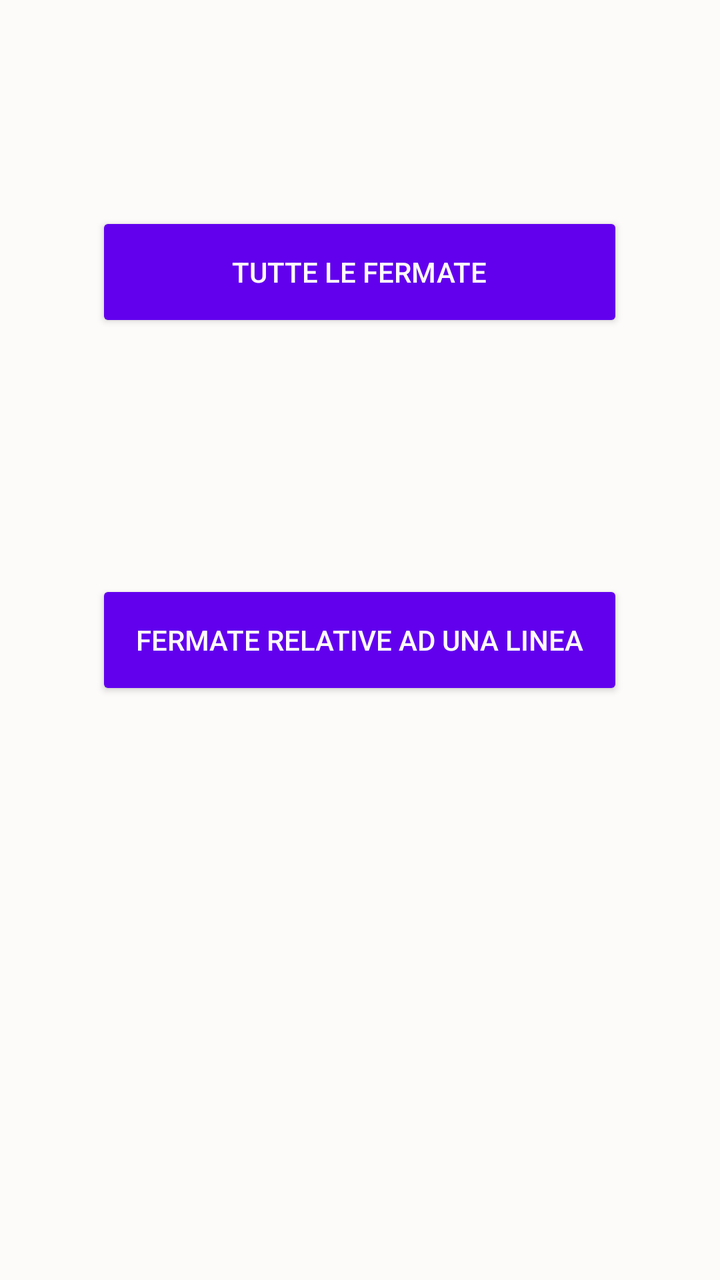
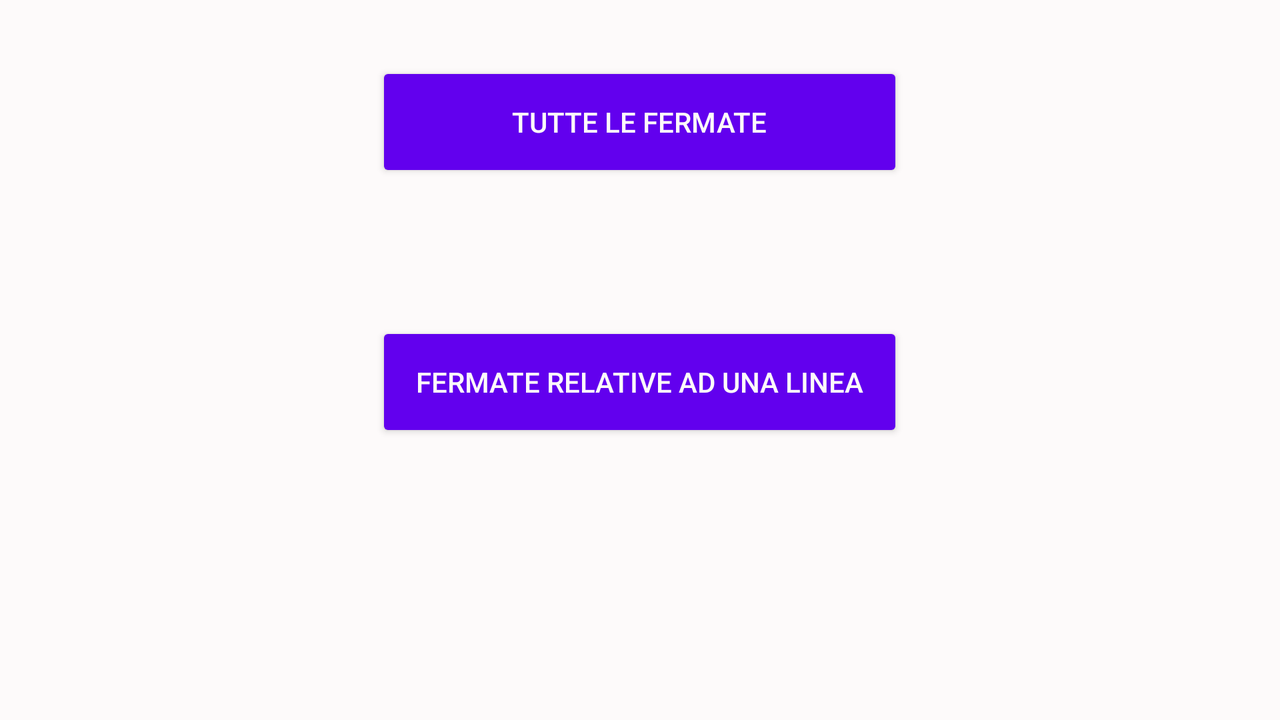

Compare how this app lays out the same screen by default and in its alternative resource folder. The renders come first, then the two layout files and the values they reference.
<!-- AndroidManifest.xml: fallback theme Theme.MaterialComponents.DayNight.NoActionBar -->
<!-- res/layout/content_selection.xml -->
<?xml version="1.0" encoding="utf-8"?>
<RelativeLayout xmlns:android="http://schemas.android.com/apk/res/android"
    xmlns:app="http://schemas.android.com/apk/res-auto"
    xmlns:tools="http://schemas.android.com/tools"
    android:id="@+id/content_selection"
    android:layout_width="match_parent"
    android:layout_height="match_parent"
    android:paddingBottom="@dimen/activity_vertical_margin"
    android:paddingLeft="@dimen/activity_horizontal_margin"
    android:paddingRight="@dimen/activity_horizontal_margin"
    android:paddingTop="@dimen/activity_vertical_margin"
    app:layout_behavior="@string/appbar_scrolling_view_behavior"
    tools:context=".maps2.SelectionActivity"
    tools:showIn="@layout/activity_selection"
    android:background="@color/back">

    <Button
        android:text="@string/allBusStop"
        android:layout_width="wrap_content"
        android:layout_height="wrap_content"
        android:layout_marginTop="112dp"
        android:id="@+id/btnAllBusStops"
        android:background="@drawable/buttonshape"
        android:layout_alignLeft="@+id/btnOnlyLines"
        android:layout_alignStart="@+id/btnOnlyLines"
        android:layout_alignRight="@+id/btnOnlyLines"
        android:layout_alignEnd="@+id/btnOnlyLines"
        android:textAppearance="@android:style/TextAppearance.Material.Widget.Button"
        android:textSize="14sp"
        android:textColor="@color/back" />

    <Button
        android:text="@string/onlyLIne"
        android:layout_width="wrap_content"
        android:layout_height="wrap_content"
        android:id="@+id/btnOnlyLines"
        android:background="@drawable/buttonshape"
        android:layout_centerVertical="true"
        android:layout_centerHorizontal="true"
        android:textAppearance="@android:style/TextAppearance.Material.Widget.Button"
        android:textColor="@color/back" />

</RelativeLayout>
<!-- res/layout/activity_selection.xml (included above) -->
<?xml version="1.0" encoding="utf-8"?>
<android.support.design.widget.CoordinatorLayout
    xmlns:android="http://schemas.android.com/apk/res/android"
    xmlns:app="http://schemas.android.com/apk/res-auto"
    xmlns:tools="http://schemas.android.com/tools"
    android:layout_width="match_parent"
    android:layout_height="match_parent"
    android:fitsSystemWindows="true"
    tools:context=".maps2.SelectionActivity">

    <android.support.design.widget.AppBarLayout
        android:layout_width="match_parent"
        android:layout_height="wrap_content"
        android:theme="@style/AppTheme.AppBarOverlay">

        <android.support.v7.widget.Toolbar
            android:id="@+id/toolbar"
            android:layout_width="match_parent"
            android:layout_height="?attr/actionBarSize"
            android:background="@color/colorPrimary"
            app:popupTheme="@style/AppTheme.PopupOverlay"
            app:contentInsetStartWithNavigation="0dp">

            <TextView
                android:layout_width="wrap_content"
                android:layout_height="wrap_content"
                android:text="@string/selectionMaps"
                android:paddingLeft="15dp"
                android:textAppearance="@android:style/TextAppearance.Material.Widget.Toolbar.Title"
                android:textSize="18sp" />


        </android.support.v7.widget.Toolbar>

    </android.support.design.widget.AppBarLayout>

    <include layout="@layout/content_selection" />


</android.support.design.widget.CoordinatorLayout>
<!-- resources referenced by this layout -->
<resources>
  <color name="back">#fdfafa</color>
  <color name="colorPrimary">#0277bd</color>
  <!-- drawable buttonshape (drawable) -->
  <?xml version="1.0" encoding="utf-8"?>
  <shape xmlns:android="http://schemas.android.com/apk/res/android" android:shape="rectangle" >
  
      <solid
          android:color="@color/colorPrimary"
          />
      <corners
          android:topLeftRadius="2dp"
          android:topRightRadius="2dp"
          android:bottomLeftRadius="2dp"
          android:bottomRightRadius="2dp"
      />
      <padding
          android:left="16dp"
          android:right="16dp"
      />
  
  </shape>
  <string name="allBusStop">Tutte le fermate</string>
  <string name="onlyLIne">Fermate relative ad una linea </string>
  <string name="selectionMaps">Indica cosa visualizzare sulla mappa</string>
  <style name="AppTheme.AppBarOverlay" parent="ThemeOverlay.AppCompat.Dark.ActionBar" />
  <style name="AppTheme.PopupOverlay" parent="ThemeOverlay.AppCompat.Light" />
</resources>
<!-- res/layout-land/content_selection.xml (the repository's variant of the layout above) -->
<!-- drawn on the phone turned sideways -->
<?xml version="1.0" encoding="utf-8"?>
<RelativeLayout xmlns:android="http://schemas.android.com/apk/res/android"
    xmlns:app="http://schemas.android.com/apk/res-auto"
    xmlns:tools="http://schemas.android.com/tools"
    android:id="@+id/content_selection"
    android:layout_width="match_parent"
    android:layout_height="match_parent"
    android:paddingBottom="@dimen/activity_vertical_margin"
    android:paddingLeft="@dimen/activity_horizontal_margin"
    android:paddingRight="@dimen/activity_horizontal_margin"
    android:paddingTop="@dimen/activity_vertical_margin"
    app:layout_behavior="@string/appbar_scrolling_view_behavior"
    tools:context=".maps2.SelectionActivity"
    tools:showIn="@layout/activity_selection"
    android:background="@color/back">

    <Button
        android:text="@string/onlyLIne"
        android:layout_width="wrap_content"
        android:layout_height="wrap_content"
        android:id="@+id/btnOnlyLines"
        android:background="@drawable/buttonshape"
        android:textAppearance="@android:style/TextAppearance.Material.Widget.Button"
        android:textColor="@color/back"
        android:layout_below="@+id/btnAllBusStops"
        android:layout_centerHorizontal="true"
        android:layout_marginTop="82dp" />

    <Button
        android:text="@string/allBusStop"
        android:layout_width="wrap_content"
        android:layout_height="wrap_content"
        android:id="@+id/btnAllBusStops"
        android:background="@drawable/buttonshape"
        android:textAppearance="@android:style/TextAppearance.Material.Widget.Button"
        android:textColor="@color/back"
        android:layout_marginTop="37dp"
        android:layout_alignParentTop="true"
        android:layout_alignStart="@+id/btnOnlyLines"
        android:layout_alignEnd="@+id/btnOnlyLines" />

</RelativeLayout>
<!-- res/layout/content_selection.xml (included above) -->
<?xml version="1.0" encoding="utf-8"?>
<RelativeLayout xmlns:android="http://schemas.android.com/apk/res/android"
    xmlns:app="http://schemas.android.com/apk/res-auto"
    xmlns:tools="http://schemas.android.com/tools"
    android:id="@+id/content_selection"
    android:layout_width="match_parent"
    android:layout_height="match_parent"
    android:paddingBottom="@dimen/activity_vertical_margin"
    android:paddingLeft="@dimen/activity_horizontal_margin"
    android:paddingRight="@dimen/activity_horizontal_margin"
    android:paddingTop="@dimen/activity_vertical_margin"
    app:layout_behavior="@string/appbar_scrolling_view_behavior"
    tools:context=".maps2.SelectionActivity"
    tools:showIn="@layout/activity_selection"
    android:background="@color/back">

    <Button
        android:text="@string/allBusStop"
        android:layout_width="wrap_content"
        android:layout_height="wrap_content"
        android:layout_marginTop="112dp"
        android:id="@+id/btnAllBusStops"
        android:background="@drawable/buttonshape"
        android:layout_alignLeft="@+id/btnOnlyLines"
        android:layout_alignStart="@+id/btnOnlyLines"
        android:layout_alignRight="@+id/btnOnlyLines"
        android:layout_alignEnd="@+id/btnOnlyLines"
        android:textAppearance="@android:style/TextAppearance.Material.Widget.Button"
        android:textSize="14sp"
        android:textColor="@color/back" />

    <Button
        android:text="@string/onlyLIne"
        android:layout_width="wrap_content"
        android:layout_height="wrap_content"
        android:id="@+id/btnOnlyLines"
        android:background="@drawable/buttonshape"
        android:layout_centerVertical="true"
        android:layout_centerHorizontal="true"
        android:textAppearance="@android:style/TextAppearance.Material.Widget.Button"
        android:textColor="@color/back" />

</RelativeLayout>
